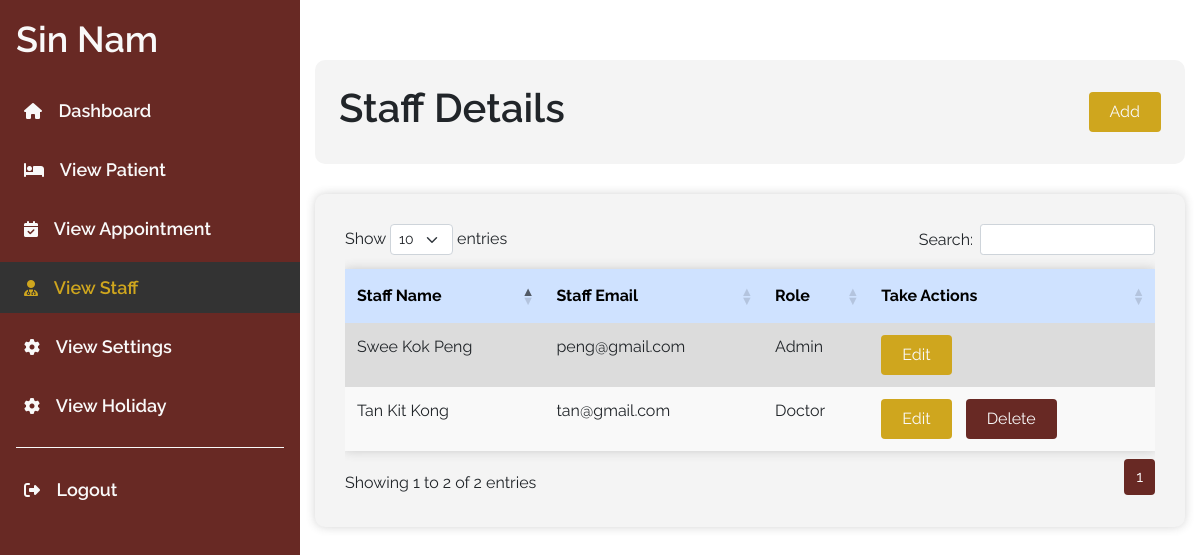
The app's page /forms/staffDetails.php (signed in) with its own data.
### tables this page shows
CREATE TABLE `users` (
  `user_id` int(11) NOT NULL,
  `user_name` varchar(255) NOT NULL,
  `user_email` varchar(255) NOT NULL,
  `user_password` varchar(255) NOT NULL,
  `role` varchar(45) NOT NULL
);

### forms/staffDetails.php (the view, shortened to what this page needs)
<?php
include "../db_connect.php";
?>
<!DOCTYPE html>
<html lang="en">
<head>
    <?php include '../links.php'; ?>
    <link rel="stylesheet" href="../style.css" />
    <link href="https://cdn.datatables.net/1.11.5/css/dataTables.bootstrap5.min.css" rel="stylesheet">
</head>
<body>
    <div class="main-content d-flex">
        <div class="sidebar" id="sidebar">
            <div class="header-box px-3 mt-2 mb-2 d-flex align-items-center justify-content-between">
                <h1 class="header">Sin Nam</h1>
            </div>
            <ul class="mt-3">
                <li class=""><a href="../adminDashboard.php" class="text-decoration-none outer"><i class="fa-solid fa-house"></i> Dashboard</a></li>
                <li class=""><a href="patientDetails.php" class="text-decoration-none outer"><i class="fa-solid fa-bed"></i> View Patient</a></li>
                <li class=""><a href="appointmentDetails.php" class="text-decoration-none outer"><i class="fa-solid fa-calendar-check"></i> View Appointment</a></li>
                <li class="active"><a href="staffDetails.php" class="text-decoration-none outer"><i class="fa-solid fa-user-doctor"></i> View Staff</a></li>
                <li class=""><a href="settings.php" class="text-decoration-none outer"><i class="fa-solid fa-gear"></i> View Settings</a></li>
                <li class=""><a href="viewHoliday.php" class="text-decoration-none outer"><i class="fa-solid fa-gear"></i> View Holiday</a></li>
                <div class="sidebar-separator"></div>
                <li class="mt-auto"><a href="loggedOutSuccessful.php" class="text-decoration-none logout-btn outer"><i class="fa-solid fa-right-from-bracket"></i> Logout</a></li>
            </ul>
        </div>
        <div class="content" id="content">
            <div class="staff-table">
                <div class="container-fluid">
                    <div class="search-card">
                        <div class="d-flex justify-content-between align-items-center">
                            <h2 class="text-center">Staff Details</h2>
                            <a href='addStaff.php' class='btn add-btn'>Add</a>
                        </div>
                    </div>
                    <div class="table-card">
                        <div class="table-responsive">
                            <table class="table table-striped" id="table">
                                <thead class="table-primary">
                                    <tr class="table-head">
                                        <th scope="col">Staff Name</th>
                                        <th scope="col">Staff Email</th>
                                        <th scope="col">Role</th>
                                        <th scope="col">Take Actions</th>
                                    </tr>
                                </thead>
                                <tbody>
                                    <?php
                                    $query = "SELECT * FROM users ORDER BY user_id ASC";
                                    $user_stmt = mysqli_prepare($conn, $query);
                                    if (!$user_stmt) {
                                        die("Failed to prepare statement");
                                    } else {
                                        mysqli_stmt_execute($user_stmt);
                                        $result = mysqli_stmt_get_result($user_stmt);
                                        if (mysqli_num_rows($result) > 0) {
                                            while ($row = mysqli_fetch_assoc($result)) {
                                                echo "<tr class='table-body'>";
                                                echo "<td>" . $row['user_name'] . "</td>";
                                                echo "<td>" . $row['user_email'] . "</td>";
                                                echo "<td>" . $row['role'] . "</td>";
                                                if ($row['role'] == 'Doctor') {
                                                    echo "<td>
                                        <div class='buttons'>
                                            <a href='editStaff.php?user_id=" . $row['user_id'] . "' class='btn edit-btn'>Edit</a>
                                            <a href='doDeleteStaff.php' class='btn delete-btn' data-bs-toggle='modal' data-bs-target='#delete-modal' data-id='" . $row['user_id'] . "'>Delete</a>
                                        </div>
                                    </td>";
                                                    echo "</tr>";
                                                } else {
                                                    echo "<td>
                                        <div class='buttons'>
                                            <a href='editStaff.php?user_id=" . $row['user_id'] . "' class='btn edit-btn'>Edit</a>
                                        </div>
                                    </td>";
                                                }
                                            }
                                        }
                                    }
                                    ?>
                                </tbody>
                            </table>
                        </div>
                    </div>
                </div>
            </div>
        </div>
    </div>
</body>
</html>

### style.css (style rules this page uses)
* { margin: 0; padding: 0; box-sizing: border-box; font-family: "Raleway", sans-serif; }
#sidebar { min-width: 300px; max-width: 300px; height: 100vh; background: #682924; z-index: 999; flex-shrink: 0; overflow: visible; }
#sidebar .header { color: #f9f9f9; font-size: 36px; font-weight: 600; margin-top: 10px; }
#sidebar a { color: #f9f9f9; }
#sidebar a.outer { font-size: 18px; font-weight: 600; }
#sidebar ul { padding-left: 0; }
#sidebar ul li { list-style: none; padding: 12px 24px; margin-bottom: 8px; }
#sidebar ul li.active { background-color: #333; }
#sidebar ul li.active a { color: #CFA61E; }
#sidebar ul li a { font-size: 18px; }
#sidebar ul li a .fa-solid { margin-right: 12px; font-size: 16px; }
.sidebar-separator { height: 1px; background-color: #f9f9f9; margin: 16px; }
#content { width: 100%; height: 100vh; }
.edit-btn { background-color: #CFA61E; padding: 7px 20px; color: #f9f9f9; font-size: 16px; margin-right: 10px; }
.delete-btn { background-color: #682924; padding: 7px 20px; color: #f9f9f9; font-size: 16px; }
.add-btn { background-color: #CFA61E; padding: 7px 20px; color: #f9f9f9; font-size: 16px; align-items: right; }
.patient-table h2, .appointment-table h2, .staff-table h2 { font-size: 40px; font-weight: 600; font-weight: 600; }
.table { width: 100%; border-collapse: collapse; box-shadow: 0 0 10px rgba(71, 70, 70, 0.24); }
.table-card { padding: 30px; background-color: #f4f4f4; box-shadow: 0 0 10px rgba(71, 70, 70, 0.24); border-radius: 10px; }
.search-card { padding: 24px; background-color: #f4f4f4; margin-bottom: 30px; border-radius: 10px; margin-top: 60px; }
.table th { font-size: 16px; font-weight: 700; }
.table tr { font-size: 600; }
.table tr td { font-size: 16px; }
.table tr:nth-child(even) { background-color: #f9f9f9; }
.table tr th { padding-top: 15px; padding-bottom: 15px; }
.table tr.table-body td, .table tr.table-head th { border: none }

### forms/staffDetails.php (style rules this page uses)
th, td { word-wrap: break-word; }

### records on screen
users: user_name "Tan Kit Kong", user_email "tan@gmail.com", role "Doctor"
users: user_name "Swee Kok Peng", user_email "peng@gmail.com", role "Admin"
